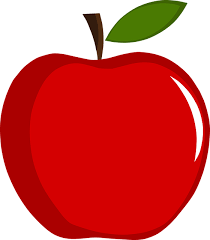
#> input picture apple1.png, 210 x 240 px
$ python EdgeDetection.py
#> lines starting #> are read from the running program, lines starting #| are printed output that depends on the picture; after the words box and inside, x2 and y2 are one past the last pixel; in counts of white or black regions, pixels touching at a corner belong together
import numpy as np
import cv2 as cv

image = cv.imread('apple1.png', 0)
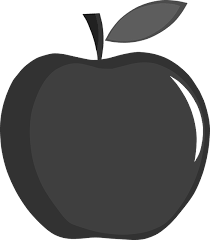
#> image: shape (240, 210); min 7, max 255, mean 121.1
image  =cv.resize(image,(500,500))
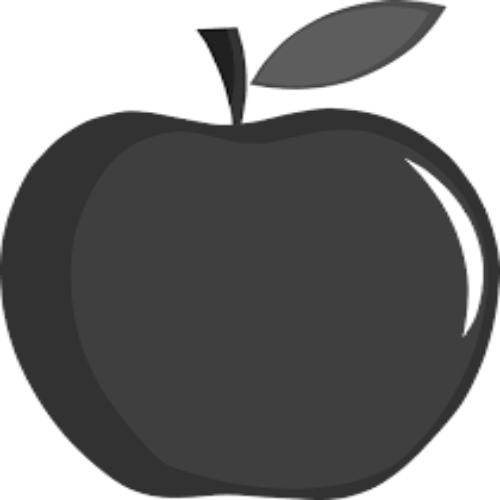
#> image: shape (500, 500); min 8, max 255, mean 121.1
_, binary_image = cv.threshold(image, 127, 255, cv.THRESH_BINARY)
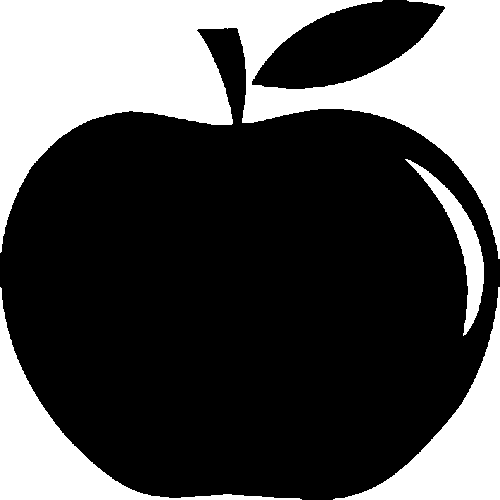
#> binary_image: shape (500, 500); 31.3% white; 4 white regions, box (x1, y1, x2, y2) and area: (0, 0, 500, 259) 55015, (0, 287, 302, 500) 10659, (333, 287, 500, 500) 9935, (405, 159, 484, 336) 2731
binary_image = binary_image/255
print(binary_image)
#> (printed output is left out)
cv.imshow("binary",binary_image)
cv.waitKey(0)
cv.destroyAllWindows()

$ run again, with apple2.jpg saved as apple1.png
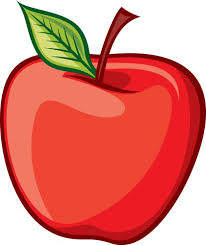
#> input picture apple2.jpg, 206 x 245 px
#> `image  =cv.resize(image,(500,500))`:
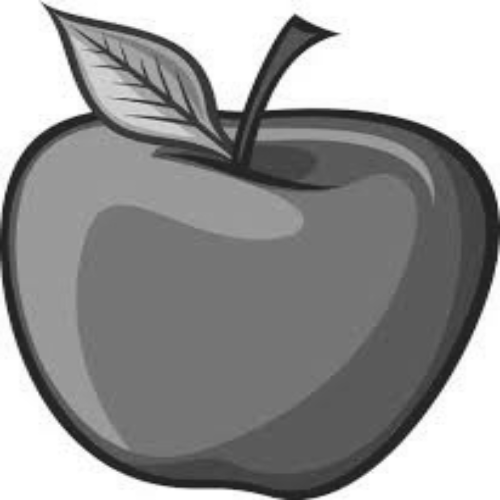
#> image: shape (500, 500); min 24, max 255, mean 151.7
#> `_, binary_image = cv.threshold(image, 127, 255, cv.THRESH_BINARY)`:
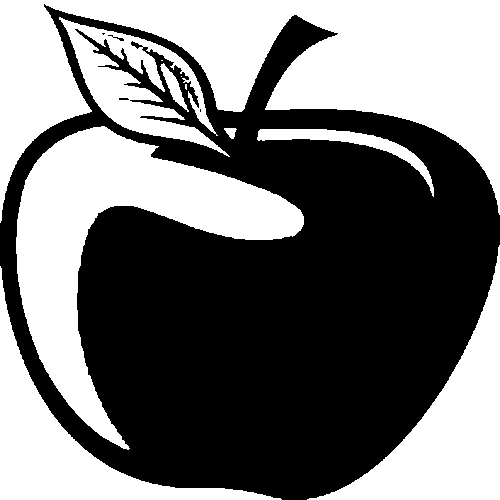
#> binary_image: shape (500, 500); 45.9% white; 11 white regions (3 under 20 px), largest, box (x1, y1, x2, y2) and area: (0, 0, 500, 223) 47778, (16, 126, 304, 450) 28562, (307, 245, 500, 500) 15225
#> (printed output is left out)
